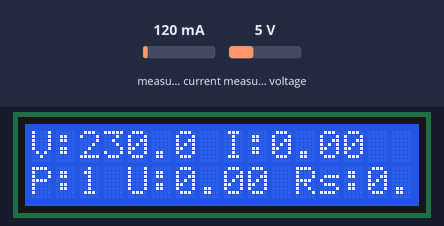
The sketch below on a simulated ESP32. On the bench: 16×2 character LCD. The test bench sets the inputs (shaded band); at power-on: measured current 120 mA, measured voltage 5 V. WiFi joins after 1.5 s; servers stay silent unless stated; EEPROM starts erased.

Above: at 13.2 s.
13.3 s: measured current set to 40 mA
At 20.6 s:
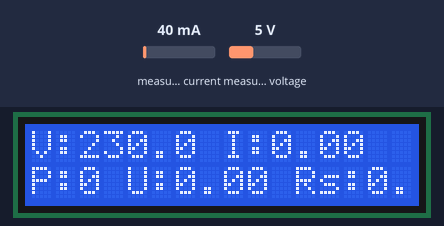
20.9 s: measured voltage set to 0.3 V
At 27.0 s:
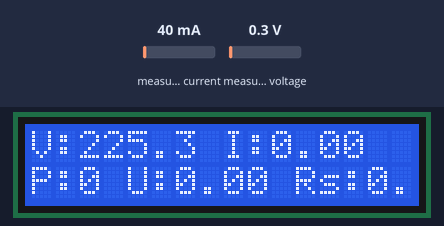
27.6 s: measured current set to 500 mA
At 33.3 s:
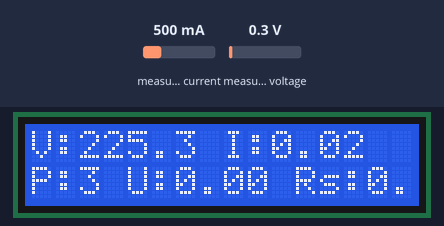
41.2 s: measured voltage set to 3.8 V
At 47.1 s:
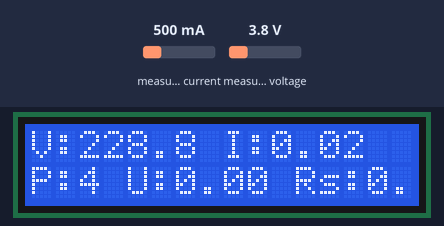
47.9 s: measured current set to 1000 mA
At 54.6 s:
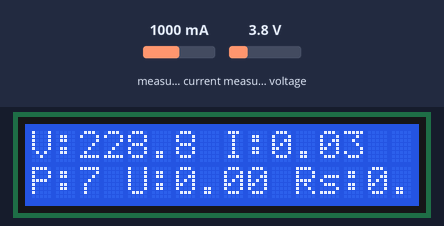
61.5 s: measured voltage set to 7.5 V
At 67.3 s:
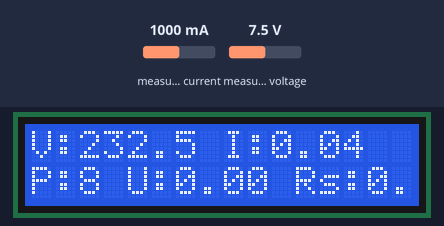
Timing chart, 0 to 68.8 s (numbered marks = the images above; inputs shaded):
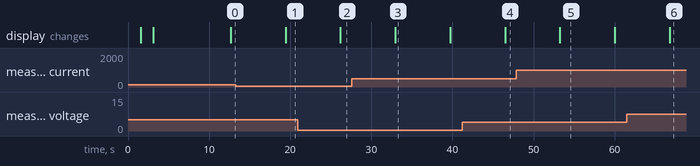

Measured:
- after the input at 13.3 s, the display: changes after 6.1 s (image 1)
- after the input at 20.9 s, the display: changes after 5.3 s (image 2)
- after the input at 27.6 s, the display: changes after 5.4 s (image 3)
- after the input at 41.2 s, the display: changes after 5.3 s (image 4)
- after the input at 47.9 s, the display: changes after 5.4 s (image 5)
- after the input at 61.5 s, the display: changes after 5.3 s (image 6)
- what the display in image 3 shows lasts 6.7 s, from 33.0 s to 39.7 s

The sketch:

Iot_Base_Smart_Energy_Meter_code_By_Rahul.ino
```cpp
//Iot_Base_Smart_Energy_Meter_code_By_Rahul
// ================= BLYNK CONFIG =================
#define BLYNK_TEMPLATE_ID "TMPLxxxx"
#define BLYNK_TEMPLATE_NAME "Smart Energy Meter"
#define BLYNK_AUTH_TOKEN "YOUR_AUTH_TOKEN"
// ================= LIBRARIES =================
#include <WiFi.h>
#include <BlynkSimpleEsp32.h>
#include <Wire.h>
#include <LiquidCrystal_I2C.h>
#include "ACS712.h"
#include <ZMPT101B.h>
#include <EEPROM.h>
// ================= WIFI =================
char ssid[] = "XXXXXXXXXX";
char pass[] = "XXXXXXXXXX";
// ================= HARDWARE =================
ACS712 ACS(34, 3.3, 4095, 185);     // ACS712-05B
ZMPT101B voltageSensor(35, 50.0);
LiquidCrystal_I2C lcd(0x27, 16, 2);
// ================= VARIABLES =================
float voltage = 0, current = 0, power = 0;
float energy = 0, cost = 0;
float rate = 7.0;              // per unit
float calibrationFactor = 0.035; // FINAL calibrated
unsigned long lastTime = 0;
unsigned long lastEEPROM = 0;
#define EEPROM_SIZE 512
#define ADDR 0
// ================= SETUP =================
void setup() {
  Serial.begin(115200);
  EEPROM.begin(EEPROM_SIZE);
  lcd.init();
  lcd.backlight();
  lcd.setCursor(0,0);
  lcd.print("WELCOME");
  delay(1500);
  lcd.clear();
  lcd.print("SMART ENERGY");
  lcd.setCursor(0,1);
  lcd.print("METER");
  delay(1500);
  lcd.clear();
  lcd.print("BY RAHUL");
  delay(1500);
  energy = EEPROM.readFloat(ADDR);
  if (isnan(energy)) energy = 0;
  ACS.autoMidPoint();
  voltageSensor.setSensitivity(520.0f);
  Blynk.begin(BLYNK_AUTH_TOKEN, ssid, pass);
}
// ================= LOOP =================
void loop() {
  Blynk.run();
  unsigned long now = millis();
  float dt = (now - lastTime) / 1000.0;
  lastTime = now;
  // ===== CURRENT (Filtered + Noise Removed) =====
  float avg = 0;
  for (int i = 0; i < 300; i++) {
    avg += ACS.mA_AC();
  }
  float mA = avg / 300.0;
  // noise cutoff
  if (mA < 120) mA = 0;
  current = (mA / 1000.0) * calibrationFactor;
  // ===== VOLTAGE =====
  voltage = voltageSensor.getRmsVoltage();
  // ===== POWER =====
  if (current == 0) power = 0;
  else power = voltage * current;
  // ===== ENERGY (kWh) =====
  energy += (power * dt) / 3600000.0;
  // ===== COST =====
  cost = energy * rate;
  // ===== LCD DISPLAY =====
  lcd.clear();
  lcd.setCursor(0,0);
  lcd.print("V:");
  lcd.print(voltage,1);
  lcd.print(" I:");
  lcd.print(current,2);
  lcd.setCursor(0,1);
  lcd.print("P:");
  lcd.print(power,0);
  lcd.print(" U:");
  lcd.print(energy,2);
  lcd.print(" Rs:");
  lcd.print(cost,1);
  // ===== EEPROM SAVE =====
  if (millis() - lastEEPROM > 60000) {
    EEPROM.writeFloat(ADDR, energy);
    EEPROM.commit();
    lastEEPROM = millis();
  }
  // ===== BLYNK =====
  Blynk.virtualWrite(V0, voltage);
  Blynk.virtualWrite(V1, current);
  Blynk.virtualWrite(V2, power);
  Blynk.virtualWrite(V3, energy);
  Blynk.virtualWrite(V4, cost);
  delay(500);
}
```
